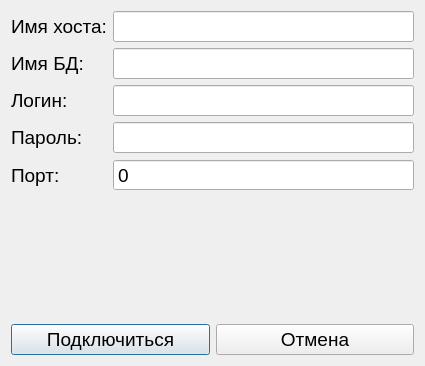
<?xml version="1.0" encoding="UTF-8"?>
<ui version="4.0">
 <class>ConnectionDialog</class>
 <widget class="QDialog" name="ConnectionDialog">
  <property name="geometry">
   <rect>
    <x>0</x>
    <y>0</y>
    <width>425</width>
    <height>366</height>
   </rect>
  </property>
  <property name="font">
   <font>
    <pointsize>14</pointsize>
   </font>
  </property>
  <property name="windowTitle">
   <string>Dialog</string>
  </property>
  <layout class="QHBoxLayout" name="horizontalLayout">
   <item>
    <layout class="QGridLayout" name="gridLayout">
     <item row="1" column="0">
      <widget class="QPushButton" name="pb_connect">
       <property name="text">
        <string>Подключиться</string>
       </property>
      </widget>
     </item>
     <item row="1" column="1">
      <widget class="QPushButton" name="pb_cancel">
       <property name="text">
        <string>Отмена</string>
       </property>
      </widget>
     </item>
     <item row="0" column="0" colspan="2">
      <layout class="QFormLayout" name="formLayout">
       <item row="0" column="0">
        <widget class="QLabel" name="lb_hostName">
         <property name="text">
          <string>Имя хоста:</string>
         </property>
        </widget>
       </item>
       <item row="0" column="1">
        <widget class="QLineEdit" name="le_hostName"/>
       </item>
       <item row="1" column="0">
        <widget class="QLabel" name="lb_dbName">
         <property name="text">
          <string>Имя БД:</string>
         </property>
        </widget>
       </item>
       <item row="1" column="1">
        <widget class="QLineEdit" name="le_dbName"/>
       </item>
       <item row="2" column="0">
        <widget class="QLabel" name="lb_login">
         <property name="text">
          <string>Логин:</string>
         </property>
        </widget>
       </item>
       <item row="2" column="1">
        <widget class="QLineEdit" name="le_login"/>
       </item>
       <item row="3" column="0">
        <widget class="QLabel" name="lb_password">
         <property name="text">
          <string>Пароль:</string>
         </property>
        </widget>
       </item>
       <item row="3" column="1">
        <widget class="QLineEdit" name="le_password">
         <property name="echoMode">
          <enum>QLineEdit::Password</enum>
         </property>
        </widget>
       </item>
       <item row="4" column="0">
        <widget class="QLabel" name="lb_port">
         <property name="text">
          <string>Порт:</string>
         </property>
        </widget>
       </item>
       <item row="4" column="1">
        <widget class="QSpinBox" name="spb_port">
         <property name="buttonSymbols">
          <enum>QAbstractSpinBox::NoButtons</enum>
         </property>
         <property name="maximum">
          <number>65535</number>
         </property>
        </widget>
       </item>
      </layout>
     </item>
    </layout>
   </item>
  </layout>
 </widget>
 <resources/>
 <connections>
  <connection>
   <sender>pb_connect</sender>
   <signal>clicked()</signal>
   <receiver>ConnectionDialog</receiver>
   <slot>accept()</slot>
   <hints>
    <hint type="sourcelabel">
     <x>108</x>
     <y>241</y>
    </hint>
    <hint type="destinationlabel">
     <x>210</x>
     <y>133</y>
    </hint>
   </hints>
  </connection>
  <connection>
   <sender>pb_cancel</sender>
   <signal>clicked()</signal>
   <receiver>ConnectionDialog</receiver>
   <slot>reject()</slot>
   <hints>
    <hint type="sourcelabel">
     <x>312</x>
     <y>241</y>
    </hint>
    <hint type="destinationlabel">
     <x>210</x>
     <y>133</y>
    </hint>
   </hints>
  </connection>
 </connections>
</ui>
